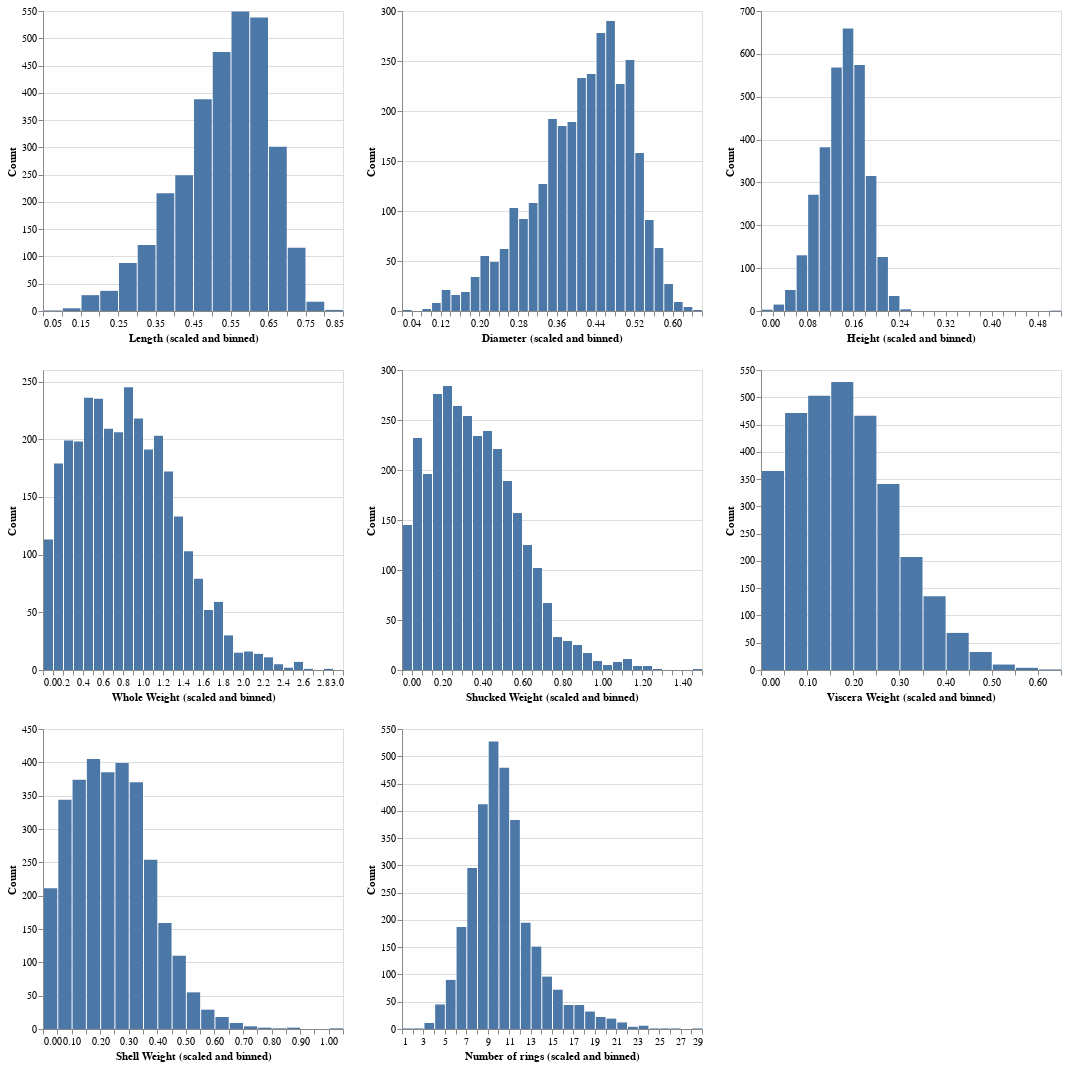

The notebook cell this image was saved under:
### Markdown cell above
#### Distribution of Possible Predictors:

### Code cell
length_distribution = alt.Chart(abalone_train).mark_bar().encode(
    x = alt.X("length").title("Length (scaled and binned)").bin(maxbins=30),
    y = alt.Y("count()").title("Count")
)

diameter_distribution = alt.Chart(abalone_train).mark_bar().encode(
    x = alt.X("diameter").title("Diameter (scaled and binned)").bin(maxbins=30),
    y = alt.Y("count()").title("Count")
)

height_distribution = alt.Chart(abalone_train).mark_bar().encode(
    x = alt.X("height").title("Height (scaled and binned)").bin(maxbins=30),
    y = alt.Y("count()").title("Count")
)

weight_whole_distribution = alt.Chart(abalone_train).mark_bar().encode(
    x = alt.X("weight_whole").title("Whole Weight (scaled and binned)").bin(maxbins=30),
    y = alt.Y("count()").title("Count")
)

weight_shucked_distribution = alt.Chart(abalone_train).mark_bar().encode(
    x = alt.X("weight_shucked").title("Shucked Weight (scaled and binned)").bin(maxbins=30),
    y = alt.Y("count()").title("Count")
)

weight_viscera_distribution = alt.Chart(abalone_train).mark_bar().encode(
    x = alt.X("weight_viscera").title("Viscera Weight (scaled and binned)").bin(maxbins=30),
    y = alt.Y("count()").title("Count")
)

weight_shell_distribution = alt.Chart(abalone_train).mark_bar().encode(
    x = alt.X("weight_shell").title("Shell Weight (scaled and binned)").bin(maxbins=30),
    y = alt.Y("count()").title("Count")
)

rings_distribution = alt.Chart(abalone_train).mark_bar().encode(
    x = alt.X("rings").title("Number of rings (scaled and binned)").bin(maxbins=30),
    y = alt.Y("count()").title("Count")
)

alt.vconcat(
    alt.hconcat(length_distribution, diameter_distribution, height_distribution),
    alt.hconcat(weight_whole_distribution, weight_shucked_distribution, weight_viscera_distribution),
    alt.hconcat(weight_shell_distribution, rings_distribution)
)

### Figure 1 — Vega-Lite specification as saved in the notebook (floating-point values rounded to 4 significant figures; data arrays with more than 128 entries replaced by an {"elided": "..."} marker saying what was removed)
{"config": {"view": {"continuousWidth": 300, "continuousHeight": 300}}, "vconcat": [{"hconcat": [{"mark": {"type": "bar"}, "encoding": {"x": {"bin": {"maxbins": 30}, "field": "length", "title": "Length (scaled and binned)", "type": "quantitative"}, "y": {"aggregate": "count", "title": "Count", "type": "quantitative"}}}, {"mark": {"type": "bar"}, "encoding": {"x": {"bin": {"maxbins": 30}, "field": "diameter", "title": "Diameter (scaled and binned)", "type": "quantitative"}, "y": {"aggregate": "count", "title": "Count", "type": "quantitative"}}}, {"mark": {"type": "bar"}, "encoding": {"x": {"bin": {"maxbins": 30}, "field": "height", "title": "Height (scaled and binned)", "type": "quantitative"}, "y": {"aggregate": "count", "title": "Count", "type": "quantitative"}}}]}, {"hconcat": [{"mark": {"type": "bar"}, "encoding": {"x": {"bin": {"maxbins": 30}, "field": "weight_whole", "title": "Whole Weight (scaled and binned)", "type": "quantitative"}, "y": {"aggregate": "count", "title": "Count", "type": "quantitative"}}}, {"mark": {"type": "bar"}, "encoding": {"x": {"bin": {"maxbins": 30}, "field": "weight_shucked", "title": "Shucked Weight (scaled and binned)", "type": "quantitative"}, "y": {"aggregate": "count", "title": "Count", "type": "quantitative"}}}, {"mark": {"type": "bar"}, "encoding": {"x": {"bin": {"maxbins": 30}, "field": "weight_viscera", "title": "Viscera Weight (scaled and binned)", "type": "quantitative"}, "y": {"aggregate": "count", "title": "Count", "type": "quantitative"}}}]}, {"hconcat": [{"mark": {"type": "bar"}, "encoding": {"x": {"bin": {"maxbins": 30}, "field": "weight_shell", "title": "Shell Weight (scaled and binned)", "type": "quantitative"}, "y": {"aggregate": "count", "title": "Count", "type": "quantitative"}}}, {"mark": {"type": "bar"}, "encoding": {"x": {"bin": {"maxbins": 30}, "field": "rings", "title": "Number of rings (scaled and binned)", "type": "quantitative"}, "y": {"aggregate": "count", "title": "Count", "type": "quantitative"}}}]}], "data": {"name": "data-8c64f4e7e1f68dc315b6560da8fce2d1"}, "$schema": "https://vega.github.io/schema/vega-lite/v5.15.1.json", "datasets": {"data-8c64f4e7e1f68dc315b6560da8fce2d1": {"elided": "3132 records"}}}
